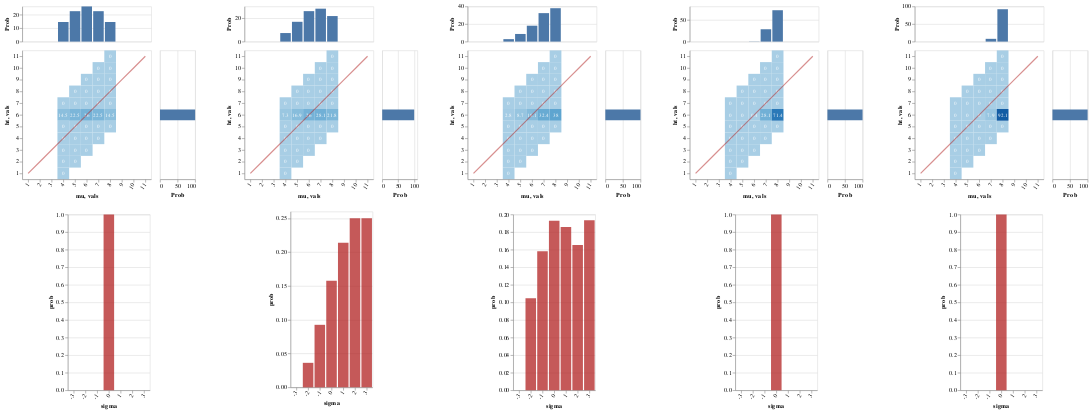

Notebook cell for this chart:
### Markdown cell above
#### Pragmatic listener hears:

> "Bill's height is 6; John is that short too"

Again, since the lexica all entail that a "6-short person" has height 6, the distribution over worlds is certain

But now, the various strengthenings lead ultimately to a pragmatic conclusion that 6 is almost certainly below the median

So again the evaluativity effect is much stronger

### Code cell
writeIORef cacheRef (0, Map.empty)

vlShow . sidewaysDists <$> traverse mkGraph
  [ listener infoLUMExact cacheRef (0, UShrt, denExact0)
  , lp infoLUMExact>>= \l -> listener infoLUMExact cacheRef (0, UShrt, l)
  , listener infoLUMExact cacheRef (1, UShrt, denExact0)
  , listener infoLUMExact cacheRef (2, UShrt, denExact0)
  , listener infoLUMExact cacheRef (3, UShrt, denExact0)
  ]

### Figure 1 — Vega-Lite specification as saved in the notebook (floating-point values rounded to 4 significant figures)
{"$schema": "https://vega.github.io/schema/vega-lite/v3.json", "hconcat": [{"$schema": "https://vega.github.io/schema/vega-lite/v3.json", "center": true, "vconcat": [{"$schema": "https://vega.github.io/schema/vega-lite/v3.json", "bounds": "flush", "config": {"scale": {"rectBandPaddingInner": 0}}, "data": {"values": [{"ht": "1", "mu": "4", "prob": 0}, {"ht": "2", "mu": "4", "prob": 0}, {"ht": "2", "mu": "5", "prob": 0}, {"ht": "3", "mu": "4", "prob": 0}, {"ht": "3", "mu": "5", "prob": 0}, {"ht": "3", "mu": "6", "prob": 0}, {"ht": "4", "mu": "4", "prob": 0}, {"ht": "4", "mu": "5", "prob": 0}, {"ht": "4", "mu": "6", "prob": 0}, {"ht": "4", "mu": "7", "prob": 0}, {"ht": "5", "mu": "4", "prob": 0}, {"ht": "5", "mu": "5", "prob": 0}, {"ht": "5", "mu": "6", "prob": 0}, {"ht": "5", "mu": "7", "prob": 0}, {"ht": "5", "mu": "8", "prob": 0}, {"ht": "6", "mu": "4", "prob": 14.5}, {"ht": "6", "mu": "5", "prob": 22.5}, {"ht": "6", "mu": "6", "prob": 26}, {"ht": "6", "mu": "7", "prob": 22.5}, {"ht": "6", "mu": "8", "prob": 14.5}, {"ht": "7", "mu": "4", "prob": 0}, {"ht": "7", "mu": "5", "prob": 0}, {"ht": "7", "mu": "6", "prob": 0}, {"ht": "7", "mu": "7", "prob": 0}, {"ht": "7", "mu": "8", "prob": 0}, {"ht": "8", "mu": "5", "prob": 0}, {"ht": "8", "mu": "6", "prob": 0}, {"ht": "8", "mu": "7", "prob": 0}, {"ht": "8", "mu": "8", "prob": 0}, {"ht": "9", "mu": "6", "prob": 0}, {"ht": "9", "mu": "7", "prob": 0}, {"ht": "9", "mu": "8", "prob": 0}, {"ht": "10", "mu": "7", "prob": 0}, {"ht": "10", "mu": "8", "prob": 0}, {"ht": "11", "mu": "8", "prob": 0}]}, "spacing": 15, "vconcat": [{"encoding": {"x": {"axis": null, "field": "mu", "scale": {"domain": ["1", "2", "3", "4", "5", "6", "7", "8", "9", "10", "11"], "rangeStep": 30}, "sort": null, "type": "ordinal"}, "y": {"aggregate": "sum", "axis": {"title": "Prob"}, "field": "prob", "type": "quantitative"}}, "height": 60, "mark": "bar"}, {"bounds": "flush", "hconcat": [{"encoding": {"x": {"axis": {"labelAngle": -55}, "field": "mu", "scale": {"domain": ["1", "2", "3", "4", "5", "6", "7", "8", "9", "10", "11"], "rangeStep": 30}, "sort": null, "type": "ordinal"}, "y": {"axis": {"labelAngle": 0}, "field": "ht", "scale": {"domain": ["11", "10", "9", "8", "7", "6", "5", "4", "3", "2", "1"], "rangeStep": 30}, "sort": null, "type": "ordinal"}}, "layer": [{"encoding": {"color": {"aggregate": "sum", "field": "prob", "legend": null, "scale": {"scheme": {"extent": [0.2, 0.9], "name": "blues"}}, "type": "quantitative"}}, "mark": "rect"}, {"encoding": {"color": {"value": "white"}, "text": {"aggregate": "sum", "field": "prob", "type": "quantitative"}}, "mark": {"fontSize": 9, "type": "text"}}, {"data": {"values": [{"vals": "1"}, {"vals": "2"}, {"vals": "3"}, {"vals": "4"}, {"vals": "5"}, {"vals": "6"}, {"vals": "7"}, {"vals": "8"}, {"vals": "9"}, {"vals": "10"}, {"vals": "11"}]}, "encoding": {"x": {"field": "vals", "sort": null, "type": "ordinal"}, "y": {"field": "vals", "sort": null, "type": "ordinal"}}, "mark": {"opacity": 0.5, "stroke": "firebrick", "strokeWidth": 2, "type": "line"}}]}, {"encoding": {"x": {"aggregate": "sum", "axis": {"title": "Prob"}, "field": "prob", "type": "quantitative"}, "y": {"axis": null, "field": "ht", "scale": {"domain": ["11", "10", "9", "8", "7", "6", "5", "4", "3", "2", "1"], "rangeStep": 30}, "sort": null, "type": "ordinal"}}, "mark": "bar", "width": 60}], "spacing": 15}]}, {"$schema": "https://vega.github.io/schema/vega-lite/v3.json", "data": {"values": [{"prob": 1, "sigma": "0"}]}, "description": "", "encoding": {"x": {"axis": {"labelAngle": -55}, "field": "sigma", "scale": {"domain": ["-3", "-2", "-1", "0", "1", "2", "3"], "rangeStep": 30}, "sort": null, "type": "ordinal"}, "y": {"field": "prob", "type": "quantitative"}}, "mark": {"color": "firebrick", "opacity": 0.75, "type": "bar"}}]}, {"$schema": "https://vega.github.io/schema/vega-lite/v3.json", "center": true, "vconcat": [{"$schema": "https://vega.github.io/schema/vega-lite/v3.json", "bounds": "flush", "config": {"scale": {"rectBandPaddingInner": 0}}, "data": {"values": [{"ht": "1", "mu": "4", "prob": 0}, {"ht": "2", "mu": "4", "prob": 0}, {"ht": "2", "mu": "5", "prob": 0}, {"ht": "3", "mu": "4", "prob": 0}, {"ht": "3", "mu": "5", "prob": 0}, {"ht": "3", "mu": "6", "prob": 0}, {"ht": "4", "mu": "4", "prob": 0}, {"ht": "4", "mu": "5", "prob": 0}, {"ht": "4", "mu": "6", "prob": 0}, {"ht": "4", "mu": "7", "prob": 0}, {"ht": "5", "mu": "4", "prob": 0}, {"ht": "5", "mu": "5", "prob": 0}, {"ht": "5", "mu": "6", "prob": 0}, {"ht": "5", "mu": "7", "prob": 0}, {"ht": "5", "mu": "8", "prob": 0}, {"ht": "6", "mu": "4", "prob": 7.3}, {"ht": "6", "mu": "5", "prob": 16.9}, {"ht": "6", "mu": "6", "prob": 26}, {"ht": "6", "mu": "7", "prob": 28.1}, {"ht": "6", "mu": "8", "prob": 21.8}, {"ht": "7", "mu": "4", "prob": 0}, {"ht": "7", "mu": "5", "prob": 0}, {"ht": "7", "mu": "6", "prob": 0}, {"ht": "7", "mu": "7", "prob": 0}, {"ht": "7", "mu": "8", "prob": 0}, {"ht": "8", "mu": "5", "prob": 0}, {"ht": "8", "mu": "6", "prob": 0}, {"ht": "8", "mu": "7", "prob": 0}, {"ht": "8", "mu": "8", "prob": 0}, {"ht": "9", "mu": "6", "prob": 0}, {"ht": "9", "mu": "7", "prob": 0}, {"ht": "9", "mu": "8", "prob": 0}, {"ht": "10", "mu": "7", "prob": 0}, {"ht": "10", "mu": "8", "prob": 0}, {"ht": "11", "mu": "8", "prob": 0}]}, "spacing": 15, "vconcat": [{"encoding": {"x": {"axis": null, "field": "mu", "scale": {"domain": ["1", "2", "3", "4", "5", "6", "7", "8", "9", "10", "11"], "rangeStep": 30}, "sort": null, "type": "ordinal"}, "y": {"aggregate": "sum", "axis": {"title": "Prob"}, "field": "prob", "type": "quantitative"}}, "height": 60, "mark": "bar"}, {"bounds": "flush", "hconcat": [{"encoding": {"x": {"axis": {"labelAngle": -55}, "field": "mu", "scale": {"domain": ["1", "2", "3", "4", "5", "6", "7", "8", "9", "10", "11"], "rangeStep": 30}, "sort": null, "type": "ordinal"}, "y": {"axis": {"labelAngle": 0}, "field": "ht", "scale": {"domain": ["11", "10", "9", "8", "7", "6", "5", "4", "3", "2", "1"], "rangeStep": 30}, "sort": null, "type": "ordinal"}}, "layer": [{"encoding": {"color": {"aggregate": "sum", "field": "prob", "legend": null, "scale": {"scheme": {"extent": [0.2, 0.9], "name": "blues"}}, "type": "quantitative"}}, "mark": "rect"}, {"encoding": {"color": {"value": "white"}, "text": {"aggregate": "sum", "field": "prob", "type": "quantitative"}}, "mark": {"fontSize": 9, "type": "text"}}, {"data": {"values": [{"vals": "1"}, {"vals": "2"}, {"vals": "3"}, {"vals": "4"}, {"vals": "5"}, {"vals": "6"}, {"vals": "7"}, {"vals": "8"}, {"vals": "9"}, {"vals": "10"}, {"vals": "11"}]}, "encoding": {"x": {"field": "vals", "sort": null, "type": "ordinal"}, "y": {"field": "vals", "sort": null, "type": "ordinal"}}, "mark": {"opacity": 0.5, "stroke": "firebrick", "strokeWidth": 2, "type": "line"}}]}, {"encoding": {"x": {"aggregate": "sum", "axis": {"title": "Prob"}, "field": "prob", "type": "quantitative"}, "y": {"axis": null, "field": "ht", "scale": {"domain": ["11", "10", "9", "8", "7", "6", "5", "4", "3", "2", "1"], "rangeStep": 30}, "sort": null, "type": "ordinal"}}, "mark": "bar", "width": 60}], "spacing": 15}]}, {"$schema": "https://vega.github.io/schema/vega-lite/v3.json", "data": {"values": [{"prob": 0, "sigma": "-3"}, {"prob": 0.03626, "sigma": "-2"}, {"prob": 0.09247, "sigma": "-1"}, {"prob": 0.1575, "sigma": "0"}, {"prob": 0.2137, "sigma": "1"}, {"prob": 0.25, "sigma": "2"}, {"prob": 0.25, "sigma": "3"}]}, "description": "", "encoding": {"x": {"axis": {"labelAngle": -55}, "field": "sigma", "scale": {"domain": ["-3", "-2", "-1", "0", "1", "2", "3"], "rangeStep": 30}, "sort": null, "type": "ordinal"}, "y": {"field": "prob", "type": "quantitative"}}, "mark": {"color": "firebrick", "opacity": 0.75, "type": "bar"}}]}, {"$schema": "https://vega.github.io/schema/vega-lite/v3.json", "center": true, "vconcat": [{"$schema": "https://vega.github.io/schema/vega-lite/v3.json", "bounds": "flush", "config": {"scale": {"rectBandPaddingInner": 0}}, "data": {"values": [{"ht": "1", "mu": "4", "prob": 0}, {"ht": "2", "mu": "4", "prob": 0}, {"ht": "2", "mu": "5", "prob": 0}, {"ht": "3", "mu": "4", "prob": 0}, {"ht": "3", "mu": "5", "prob": 0}, {"ht": "3", "mu": "6", "prob": 0}, {"ht": "4", "mu": "4", "prob": 0}, {"ht": "4", "mu": "5", "prob": 0}, {"ht": "4", "mu": "6", "prob": 0}, {"ht": "4", "mu": "7", "prob": 0}, {"ht": "5", "mu": "4", "prob": 0}, {"ht": "5", "mu": "5", "prob": 0}, {"ht": "5", "mu": "6", "prob": 0}, {"ht": "5", "mu": "7", "prob": 0}, {"ht": "5", "mu": "8", "prob": 0}, {"ht": "6", "mu": "4", "prob": 2.8}, {"ht": "6", "mu": "5", "prob": 8.7}, {"ht": "6", "mu": "6", "prob": 18.1}, {"ht": "6", "mu": "7", "prob": 32.4}, {"ht": "6", "mu": "8", "prob": 38}, {"ht": "7", "mu": "4", "prob": 0}, {"ht": "7", "mu": "5", "prob": 0}, {"ht": "7", "mu": "6", "prob": 0}, {"ht": "7", "mu": "7", "prob": 0}, {"ht": "7", "mu": "8", "prob": 0}, {"ht": "8", "mu": "5", "prob": 0}, {"ht": "8", "mu": "6", "prob": 0}, {"ht": "8", "mu": "7", "prob": 0}, {"ht": "8", "mu": "8", "prob": 0}, {"ht": "9", "mu": "6", "prob": 0}, {"ht": "9", "mu": "7", "prob": 0}, {"ht": "9", "mu": "8", "prob": 0}, {"ht": "10", "mu": "7", "prob": 0}, {"ht": "10", "mu": "8", "prob": 0}, {"ht": "11", "mu": "8", "prob": 0}]}, "spacing": 15, "vconcat": [{"encoding": {"x": {"axis": null, "field": "mu", "scale": {"domain": ["1", "2", "3", "4", "5", "6", "7", "8", "9", "10", "11"], "rangeStep": 30}, "sort": null, "type": "ordinal"}, "y": {"aggregate": "sum", "axis": {"title": "Prob"}, "field": "prob", "type": "quantitative"}}, "height": 60, "mark": "bar"}, {"bounds": "flush", "hconcat": [{"encoding": {"x": {"axis": {"labelAngle": -55}, "field": "mu", "scale": {"domain": ["1", "2", "3", "4", "5", "6", "7", "8", "9", "10", "11"], "rangeStep": 30}, "sort": null, "type": "ordinal"}, "y": {"axis": {"labelAngle": 0}, "field": "ht", "scale": {"domain": ["11", "10", "9", "8", "7", "6", "5", "4", "3", "2", "1"], "rangeStep": 30}, "sort": null, "type": "ordinal"}}, "layer": [{"encoding": {"color": {"aggregate": "sum", "field": "prob", "legend": null, "scale": {"scheme": {"extent": [0.2, 0.9], "name": "blues"}}, "type": "quantitative"}}, "mark": "rect"}, {"encoding": {"color": {"value": "white"}, "text": {"aggregate": "sum", "field": "prob", "type": "quantitative"}}, "mark": {"fontSize": 9, "type": "text"}}, {"data": {"values": [{"vals": "1"}, {"vals": "2"}, {"vals": "3"}, {"vals": "4"}, {"vals": "5"}, {"vals": "6"}, {"vals": "7"}, {"vals": "8"}, {"vals": "9"}, {"vals": "10"}, {"vals": "11"}]}, "encoding": {"x": {"field": "vals", "sort": null, "type": "ordinal"}, "y": {"field": "vals", "sort": null, "type": "ordinal"}}, "mark": {"opacity": 0.5, "stroke": "firebrick", "strokeWidth": 2, "type": "line"}}]}, {"encoding": {"x": {"aggregate": "sum", "axis": {"title": "Prob"}, "field": "prob", "type": "quantitative"}, "y": {"axis": null, "field": "ht", "scale": {"domain": ["11", "10", "9", "8", "7", "6", "5", "4", "3", "2", "1"], "rangeStep": 30}, "sort": null, "type": "ordinal"}}, "mark": "bar", "width": 60}], "spacing": 15}]}, {"$schema": "https://vega.github.io/schema/vega-lite/v3.json", "data": {"values": [{"prob": 0, "sigma": "-3"}, {"prob": 0.1047, "sigma": "-2"}, {"prob": 0.158, "sigma": "-1"}, {"prob": 0.1928, "sigma": "0"}, {"prob": 0.1858, "sigma": "1"}, {"prob": 0.1653, "sigma": "2"}, {"prob": 0.1934, "sigma": "3"}]}, "description": "", "encoding": {"x": {"axis": {"labelAngle": -55}, "field": "sigma", "scale": {"domain": ["-3", "-2", "-1", "0", "1", "2", "3"], "rangeStep": 30}, "sort": null, "type": "ordinal"}, "y": {"field": "prob", "type": "quantitative"}}, "mark": {"color": "firebrick", "opacity": 0.75, "type": "bar"}}]}, {"$schema": "https://vega.github.io/schema/vega-lite/v3.json", "center": true, "vconcat": [{"$schema": "https://vega.github.io/schema/vega-lite/v3.json", "bounds": "flush", "config": {"scale": {"rectBandPaddingInner": 0}}, "data": {"values": [{"ht": "1", "mu": "4", "prob": 0}, {"ht": "2", "mu": "4", "prob": 0}, {"ht": "2", "mu": "5", "prob": 0}, {"ht": "3", "mu": "4", "prob": 0}, {"ht": "3", "mu": "5", "prob": 0}, {"ht": "3", "mu": "6", "prob": 0}, {"ht": "4", "mu": "4", "prob": 0}, {"ht": "4", "mu": "5", "prob": 0}, {"ht": "4", "mu": "6", "prob": 0}, {"ht": "4", "mu": "7", "prob": 0}, {"ht": "5", "mu": "4", "prob": 0}, {"ht": "5", "mu": "5", "prob": 0}, {"ht": "5", "mu": "6", "prob": 0}, {"ht": "5", "mu": "7", "prob": 0}, {"ht": "5", "mu": "8", "prob": 0}, {"ht": "6", "mu": "4", "prob": 0}, {"ht": "6", "mu": "5", "prob": 0}, {"ht": "6", "mu": "6", "prob": 0.4}, {"ht": "6", "mu": "7", "prob": 28.1}, {"ht": "6", "mu": "8", "prob": 71.4}, {"ht": "7", "mu": "4", "prob": 0}, {"ht": "7", "mu": "5", "prob": 0}, {"ht": "7", "mu": "6", "prob": 0}, {"ht": "7", "mu": "7", "prob": 0}, {"ht": "7", "mu": "8", "prob": 0}, {"ht": "8", "mu": "5", "prob": 0}, {"ht": "8", "mu": "6", "prob": 0}, {"ht": "8", "mu": "7", "prob": 0}, {"ht": "8", "mu": "8", "prob": 0}, {"ht": "9", "mu": "6", "prob": 0}, {"ht": "9", "mu": "7", "prob": 0}, {"ht": "9", "mu": "8", "prob": 0}, {"ht": "10", "mu": "7", "prob": 0}, {"ht": "10", "mu": "8", "prob": 0}, {"ht": "11", "mu": "8", "prob": 0}]}, "spacing": 15, "vconcat": [{"encoding": {"x": {"axis": null, "field": "mu", "scale": {"domain": ["1", "2", "3", "4", "5", "6", "7", "8", "9", "10", "11"], "rangeStep": 30}, "sort": null, "type": "ordinal"}, "y": {"aggregate": "sum", "axis": {"title": "Prob"}, "field": "prob", "type": "quantitative"}}, "height": 60, "mark": "bar"}, {"bounds": "flush", "hconcat": [{"encoding": {"x": {"axis": {"labelAngle": -55}, "field": "mu", "scale": {"domain": ["1", "2", "3", "4", "5", "6", "7", "8", "9", "10", "11"], "rangeStep": 30}, "sort": null, "type": "ordinal"}, "y": {"axis": {"labelAngle": 0}, "field": "ht", "scale": {"domain": ["11", "10", "9", "8", "7", "6", "5", "4", "3", "2", "1"], "rangeStep": 30}, "sort": null, "type": "ordinal"}}, "layer": [{"encoding": {"color": {"aggregate": "sum", "field": "prob", "legend": null, "scale": {"scheme": {"extent": [0.2, 0.9], "name": "blues"}}, "type": "quantitative"}}, "mark": "rect"}, {"encoding": {"color": {"value": "white"}, "text": {"aggregate": "sum", "field": "prob", "type": "quantitative"}}, "mark": {"fontSize": 9, "type": "text"}}, {"data": {"values": [{"vals": "1"}, {"vals": "2"}, {"vals": "3"}, {"vals": "4"}, {"vals": "5"}, {"vals": "6"}, {"vals": "7"}, {"vals": "8"}, {"vals": "9"}, {"vals": "10"}, {"vals": "11"}]}, "encoding": {"x": {"field": "vals", "sort": null, "type": "ordinal"}, "y": {"field": "vals", "sort": null, "type": "ordinal"}}, "mark": {"opacity": 0.5, "stroke": "firebrick", "strokeWidth": 2, "type": "line"}}]}, {"encoding": {"x": {"aggregate": "sum", "axis": {"title": "Prob"}, "field": "prob", "type": "quantitative"}, "y": {"axis": null, "field": "ht", "scale": {"domain": ["11", "10", "9", "8", "7", "6", "5", "4", "3", "2", "1"], "rangeStep": 30}, "sort": null, "type": "ordinal"}}, "mark": "bar", "width": 60}], "spacing": 15}]}, {"$schema": "https://vega.github.io/schema/vega-lite/v3.json", "data": {"values": [{"prob": 1, "sigma": "0"}]}, "description": "", "encoding": {"x": {"axis": {"labelAngle": -55}, "field": "sigma", "scale": {"domain": ["-3", "-2", "-1", "0", "1", "2", "3"], "rangeStep": 30}, "sort": null, "type": "ordinal"}, "y": {"field": "prob", "type": "quantitative"}}, "mark": {"color": "firebrick", "opacity": 0.75, "type": "bar"}}]}, {"$schema": "https://vega.github.io/schema/vega-lite/v3.json", "center": true, "vconcat": [{"$schema": "https://vega.github.io/schema/vega-lite/v3.json", "bounds": "flush", "config": {"scale": {"rectBandPaddingInner": 0}}, "data": {"values": [{"ht": "1", "mu": "4", "prob": 0}, {"ht": "2", "mu": "4", "prob": 0}, {"ht": "2", "mu": "5", "prob": 0}, {"ht": "3", "mu": "4", "prob": 0}, {"ht": "3", "mu": "5", "prob": 0}, {"ht": "3", "mu": "6", "prob": 0}, {"ht": "4", "mu": "4", "prob": 0}, {"ht": "4", "mu": "5", "prob": 0}, {"ht": "4", "mu": "6", "prob": 0}, {"ht": "4", "mu": "7", "prob": 0}, {"ht": "5", "mu": "4", "prob": 0}, {"ht": "5", "mu": "5", "prob": 0}, {"ht": "5", "mu": "6", "prob": 0}, {"ht": "5", "mu": "7", "prob": 0}, {"ht": "5", "mu": "8", "prob": 0}, {"ht": "6", "mu": "4", "prob": 0}, {"ht": "6", "mu": "5", "prob": 0}, {"ht": "6", "mu": "6", "prob": 0}, {"ht": "6", "mu": "7", "prob": 7.9}, {"ht": "6", "mu": "8", "prob": 92.1}, {"ht": "7", "mu": "4", "prob": 0}, {"ht": "7", "mu": "5", "prob": 0}, {"ht": "7", "mu": "6", "prob": 0}, {"ht": "7", "mu": "7", "prob": 0}, {"ht": "7", "mu": "8", "prob": 0}, {"ht": "8", "mu": "5", "prob": 0}, {"ht": "8", "mu": "6", "prob": 0}, {"ht": "8", "mu": "7", "prob": 0}, {"ht": "8", "mu": "8", "prob": 0}, {"ht": "9", "mu": "6", "prob": 0}, {"ht": "9", "mu": "7", "prob": 0}, {"ht": "9", "mu": "8", "prob": 0}, {"ht": "10", "mu": "7", "prob": 0}, {"ht": "10", "mu": "8", "prob": 0}, {"ht": "11", "mu": "8", "prob": 0}]}, "spacing": 15, "vconcat": [{"encoding": {"x": {"axis": null, "field": "mu", "scale": {"domain": ["1", "2", "3", "4", "5", "6", "7", "8", "9", "10", "11"], "rangeStep": 30}, "sort": null, "type": "ordinal"}, "y": {"aggregate": "sum", "axis": {"title": "Prob"}, "field": "prob", "type": "quantitative"}}, "height": 60, "mark": "bar"}, {"bounds": "flush", "hconcat": [{"encoding": {"x": {"axis": {"labelAngle": -55}, "field": "mu", "scale": {"domain": ["1", "2", "3", "4", "5", "6", "7", "8", "9", "10", "11"], "rangeStep": 30}, "sort": null, "type": "ordinal"}, "y": {"axis": {"labelAngle": 0}, "field": "ht", "scale": {"domain": ["11", "10", "9", "8", "7", "6", "5", "4", "3", "2", "1"], "rangeStep": 30}, "sort": null, "type": "ordinal"}}, "layer": [{"encoding": {"color": {"aggregate": "sum", "field": "prob", "legend": null, "scale": {"scheme": {"extent": [0.2, 0.9], "name": "blues"}}, "type": "quantitative"}}, "mark": "rect"}, {"encoding": {"color": {"value": "white"}, "text": {"aggregate": "sum", "field": "prob", "type": "quantitative"}}, "mark": {"fontSize": 9, "type": "text"}}, {"data": {"values": [{"vals": "1"}, {"vals": "2"}, {"vals": "3"}, {"vals": "4"}, {"vals": "5"}, {"vals": "6"}, {"vals": "7"}, {"vals": "8"}, {"vals": "9"}, {"vals": "10"}, {"vals": "11"}]}, "encoding": {"x": {"field": "vals", "sort": null, "type": "ordinal"}, "y": {"field": "vals", "sort": null, "type": "ordinal"}}, "mark": {"opacity": 0.5, "stroke": "firebrick", "strokeWidth": 2, "type": "line"}}]}, {"encoding": {"x": {"aggregate": "sum", "axis": {"title": "Prob"}, "field": "prob", "type": "quantitative"}, "y": {"axis": null, "field": "ht", "scale": {"domain": ["11", "10", "9", "8", "7", "6", "5", "4", "3", "2", "1"], "rangeStep": 30}, "sort": null, "type": "ordinal"}}, "mark": "bar", "width": 60}], "spacing": 15}]}, {"$schema": "https://vega.github.io/schema/vega-lite/v3.json", "data": {"values": [{"prob": 1, "sigma": "0"}]}, "description": "", "encoding": {"x": {"axis": {"labelAngle": -55}, "field": "sigma", "scale": {"domain": ["-3", "-2", "-1", "0", "1", "2", "3"], "rangeStep": 30}, "sort": null, "type": "ordinal"}, "y": {"field": "prob", "type": "quantitative"}}, "mark": {"color": "firebrick", "opacity": 0.75, "type": "bar"}}]}], "spacing": 50}
